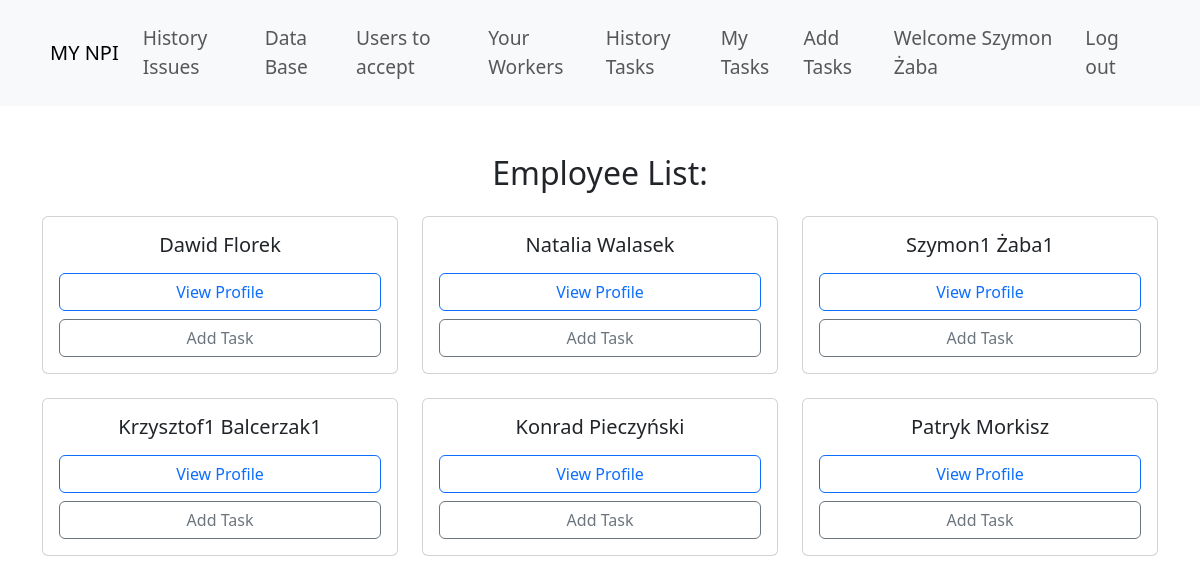
Screenshot of /subordinates/ (signed in) with the database file from the repository.
### accounts/models.py (models this page shows, shortened)
class Profile(models.Model):
    ROLE_CHOICES = (
        ('engineer', 'Engineer'),
        ('user', 'User'),
        ('production', 'Production'),
    )
    user = models.OneToOneField(User, on_delete=models.CASCADE, related_name='profile')
    basic_info = models.CharField(max_length=500, blank=True)
    role = models.CharField(max_length=50, choices=ROLE_CHOICES)
    is_approved = models.BooleanField(default=False)
    supervisor = models.ForeignKey(User, related_name='engineers', on_delete=models.SET_NULL, null=True, blank=True)
    position = models.CharField(max_length=100, blank=True)
    department = models.CharField(max_length=100, blank=True)
    phone_number = models.CharField(max_length=20, blank=True)
    office_number = models.CharField(max_length=20, blank=True)
    languages = models.CharField(max_length=100, blank=True)

### accounts/views.py (the view)
# urls.py: path('subordinates/', views.subordinates_view, name='subordinates'),
def subordinates_view(request):
    subordinates = Profile.objects.filter(supervisor=request.user, is_approved=True)
    return render(request, 'subordinates.html', {'subordinates': subordinates})

### accounts/context_processors.py (called while the page is built)
def add_group_names(request):
    if request.user.is_authenticated:
        group_names = [group.name for group in request.user.groups.all()]
        return {'group_names': group_names}
    return {}

### accounts/templates/accounts/subordinates.html (shortened to what this page needs)
{% extends "user_profile/base.html" %}
{% block content %}
<div class="container mt-5">
    <h2 class="text-center mb-4">Employee List:</h2>
    <form method="post">
        <div class="row row-cols-1 row-cols-md-3 justify-content-center g-4">
            {% for subordinate in subordinates %}
            <div class="col">
                <div class="card h-100 text-center">
                    <div class="card-body">
                        <h5 class="card-title mb-3">{{ subordinate.user.get_full_name }}</h5>
                        <div class="d-grid gap-2">
                            <a href="{% url 'user_profile:profile' subordinate.user.username %}" class="btn btn-outline-primary">
                                View Profile
                            </a>
                            <a href="{% url 'user_profile:create_task_for_subordinate' subordinate.user.username %}" class="btn btn-outline-secondary">
                                Add Task
                            </a>
                        </div>
                    </div>
                </div>
            </div>
            {% empty %}
            <div class="col-12">
                <p class="text-center">No employees to display.</p>
            </div>
            {% endfor %}
        </div>
    </form>
</div>
{% endblock %}

### user_profile/templates/user_profile/base.html (shortened to what this page needs)
<!DOCTYPE html>
{% load static %}
<html lang="en">
<head>
    <link href="https://cdn.jsdelivr.net/npm/bootstrap@5.3.2/dist/css/bootstrap.min.css" rel="stylesheet" />
</head>
<body class="loader">
    <nav class="navbar navbar-expand-lg navbar-light bg-light py-3">
        <div class="container-fluid">
            <a class="navbar-brand" href="{% url 'user_profile:main_page' %}">MY NPI</a>
            <div class="collapse navbar-collapse" id="navbarNav">
                <ul class="navbar-nav me-auto mb-2 mb-lg-0">
                    <li class="nav-item">
                      <a class="nav-link" href="{% url 'user_profile:history_issue_list' %}">History Issues</a>
                    </li>
                    {% if "Supervisor" in group_names %}
                        <li class="nav-item">
                            <a class="nav-link" href="#">Data Base</a>
                        </li>
                        <li class="nav-item">
                            <a class="nav-link" href="{% url 'approve_users' %}">Users to accept</a>
                        </li>
                        <li class="nav-item">
                            <a class="nav-link" href="{% url 'subordinates' %}">Your Workers</a>
                        </li>
                    {% endif %}
                </ul>
                <ul class="navbar-nav ms-auto">
                    {% if "Supervisor" in group_names or "Engineer" in group_names %}
                        <li class="nav-item">
                            <a class="nav-link" href="{% url 'user_profile:history_view' %}">History Tasks</a>
                        </li>
                        <li class="nav-item">
                            <a class="nav-link" href="{% url 'user_profile:tasks_list' %}">My Tasks</a>
                        </li>
                        <li class="nav-item">
                            <a class="nav-link" href="{% url 'user_profile:task_form' %}">Add Tasks</a>
                        </li>
                    {% endif %}
                    {% if user.is_authenticated %}
                    <li class="nav-item">
                        <a href="{% url 'user_profile:profile' request.user.username %}" class="nav-link">Welcome {{ request.user.get_full_name }}</a>
                    </li>
                    <li class="nav-item">
                        <a class="nav-link" href="{% url 'user_profile:logout' %}">Log out</a>
                    </li>
                    {% endif %}
                </ul>
            </div>
        </div>
    </nav>
    {% block content %}{% endblock %}
</body>
</html>

### user_profile/templates/user_profile/base.html (style rules this page uses)
.navbar { font-size: 1.2rem; position: sticky; top: 0; z-index: 100; }
.navbar .container-fluid { padding-left: 50px; padding-right: 50px; }

### rows the page displays
Profile: user.get_full_name "Dawid Florek"
Profile: user.get_full_name "Natalia Walasek"
Profile: user.get_full_name "Szymon1 Żaba1"
Profile: user.get_full_name "Krzysztof1 Balcerzak1"
Profile: user.get_full_name "Konrad Pieczyński"
Profile: user.get_full_name "Patryk Morkisz"

### other values shown
{{ request.user.get_full_name }} "Szymon Żaba"
